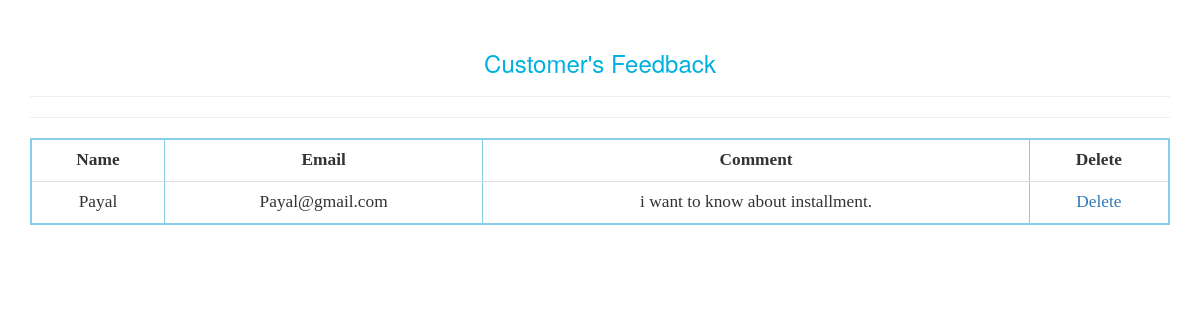
The app's page /admin/feedback.php with its own data.
### tables this page shows
CREATE TABLE `feedback` (
  `id` int(11) NOT NULL,
  `name` varchar(30) NOT NULL,
  `email` varchar(30) NOT NULL,
  `comment` varchar(255) NOT NULL,
  `receiver` varchar(30) NOT NULL
);

### admin/feedback.php (the view, shortened to what this page needs)
<?php
include "db.php";
?>
<!DOCTYPE html>
<html>
<head>
<link type="text/css" rel="stylesheet" href="../css/bootstrap.css"/>
</head>
<body>
<div class="container" >
<div class="row">
<div class="col-sm-12" style="margin-top: 30px" >
<h3 align="center"><font color="sky blue"> Customer's Feedback</font></h3><hr>
<h4 align="center"><font color="sky blue"> <?php echo @$_GET['delete']; ?> </font></h4><hr>
<div class="table-responsive">
<table class="table table-hover " border="2px solid green" cellspacing="0px" cellpadding="10px" align="center" style="border: 2px solid skyblue; font-family: comic; font-size: 13pt; ">
<?php
$qwery = "SELECT * from feedback where receiver='admin'";
$run = mysqli_query($con, $qwery);
while ($row = mysqli_fetch_array($run, MYSQLI_BOTH)) {
$id=$row['id'];
$name=$row['name'];
$email=$row['email'];
$comment=$row['comment'];
echo "
<tr>
<th> <center>  Name </center> </th>
<th> <center>Email </center> </th>
<th> <center>Comment </th>
<th> <center>Delete </th>
</tr>
<tr>
      <td><center> $name </center></td>
      <td><center> $email </center></td>
      <td><center> $comment </center></td>
      <td><center> <a href='delete.php?id=$id'>Delete</a> </center></td>
";
}
?>
</div>
</div>
</div>
</div>
</body>
</html>

### records on screen
feedback: name "Payal", email "Payal@gmail.com", comment "i want to know about installment."
